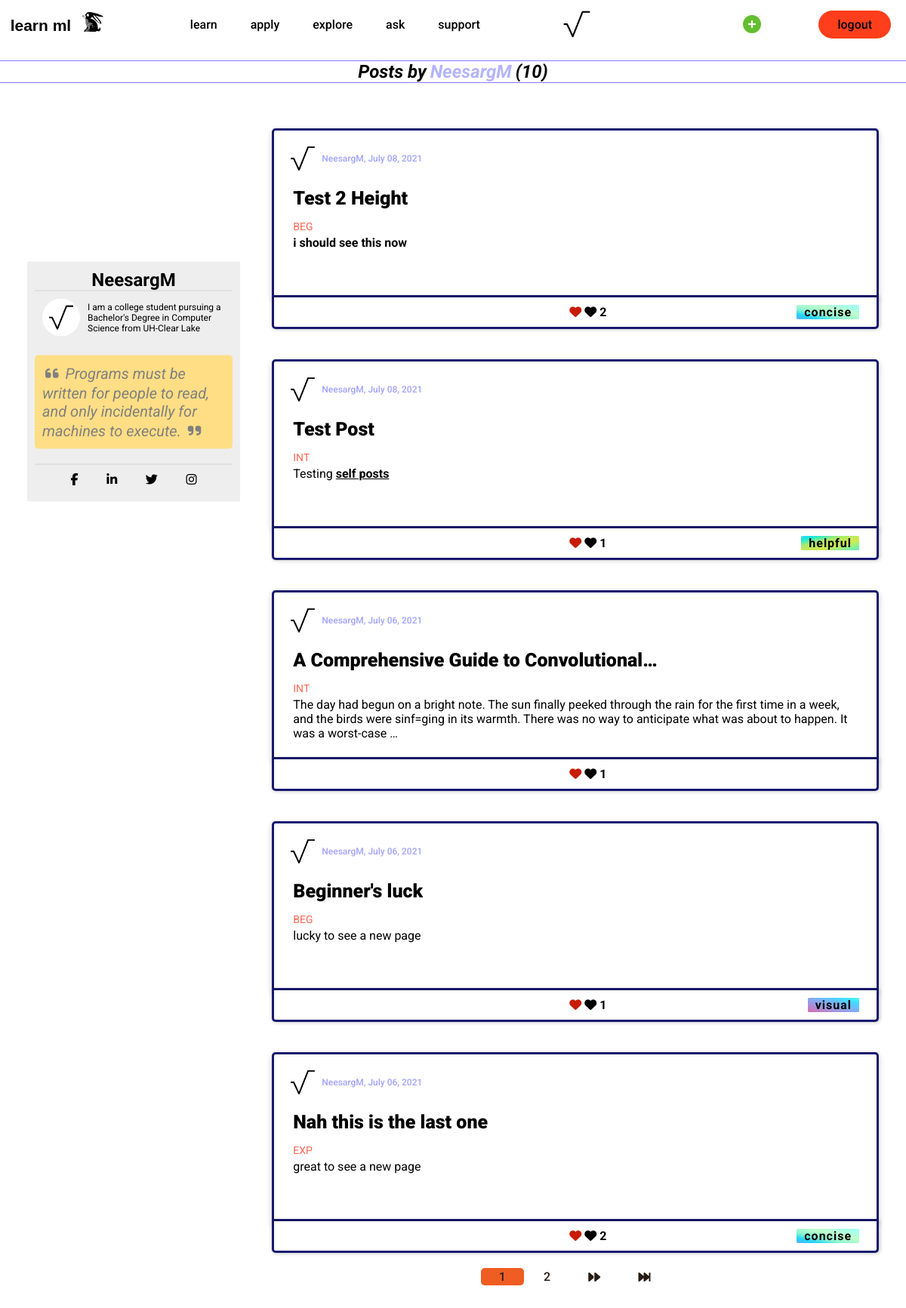
Screenshot of /explore/user/NeesargM (signed in) with the database file from the repository.
### users/models.py (models this page shows, shortened)
class Profile(models.Model):
	user = models.OneToOneField(User, on_delete=models.CASCADE)
	bio = models.CharField(blank=True, max_length=100, default='')
	quote = models.CharField(blank=True, max_length=1000, default='')
	image = models.ImageField(default='default.jpg', upload_to='profile_pics')
	fb_link = models.URLField(blank=True, max_length=100, default='#')
	linkedin_link = models.URLField(blank=True, max_length=100, default='#')
	twitter_link = models.URLField(blank=True, max_length=100, default='#')
	insta_link = models.URLField(blank=True, max_length=100, default='#')

### explore/models.py (models this page shows, shortened)
class Post(models.Model):
	title = models.CharField(max_length=100)
	content = HTMLField()
	date_posted = models.DateTimeField(default=timezone.now)
	author = models.ForeignKey(User, on_delete=models.CASCADE)
	POST_AUDIENCE = [
        ('BEG', 'Beginner'),
        ('INT', 'Intermediate'),
        ('EXP', 'Expert'),
    ]
	audience = models.CharField(max_length=3, choices=POST_AUDIENCE, default='BEG',)
	likes = models.ManyToManyField(User, default=None, blank=True, related_name='likes')
	helpfuls = models.ManyToManyField(User, default=None, blank=True, related_name='helpfuls')
	visual_likes = models.ManyToManyField(User, default=None, blank=True, related_name='visual_likes')
	concise_likes = models.ManyToManyField(User, default=None, blank=True, related_name='concise_likes')

### explore/views.py (the view)
# urls.py: path('user/<str:username>', UserPostListView.as_view(), name='user-posts'),
class UserPostListView(ListView):
	model = Post
	template_name = 'explore/user_posts.html'
	context_object_name = 'posts'
	paginate_by = 5
	def get_queryset(self):
		user = get_object_or_404(User, username=self.kwargs.get('username'))
		return self.model.objects.filter(author=user).order_by('-date_posted')

### explore/templates/explore/user_posts.html (shortened to what this page needs)
{% extends "explore/base.html" %}
{% load humanize %}
{% block section %}
<div class="user-posts-title-container">
	<h2 class="more-user-posts-h2">
		Posts by <span id='user-name-h2'> {{ view.kwargs.username }} </span> ({{ page_obj.paginator.count }})
	</h2>
</div>
<div class="posts-bio-container">
	<div class="user-bio-quote">
		<h2 class="user-greeting-h2">{{ view.kwargs.username }}</h2>
		<div class="user-bio-pic">
			<img class="small-prof-pic" src="{{ user.profile.image.url }}">
			<p>
				{{ posts.0.author.profile.bio }}
			</p>
		</div>
		<div class="user-quote">
			<p class="quote-p">
				<i class="fas fa-quote-left"></i>
				{{ posts.0.author.profile.quote }}
				<i class="fas fa-quote-right"></i>
			</p>
		</div>
		<div class="user-socials">
			<a href="{{ posts.0.author.profile.fb_link }}" target="_blank">
				<i class="fab fa-facebook-f"></i>
			</a>
			<a href="{{ posts.0.author.profile.linkedin_link }}" target="_blank">
				<i class="fab fa-linkedin-in"></i>
			</a>
			<a href="{{ posts.0.author.profile.twitter_link }}" target="_blank">
				<i class="fab fa-twitter"></i>
			</a>
			<a href="{{ posts.0.author.profile.insta_link }}" target="_blank">
				<i class="fab fa-instagram"></i>
			</a>
		</div>
	</div>
	<div class="posts-container">
		{% for post in posts %}
		<div class="post-card-up">
			<div class="pic-name-date-up">
				<img class="small-prof-pic" src="{{ post.author.profile.image.url }}">
				<p class="post-author-and-date-up">
					<a class="post-author-and-date-up" href="{% url 'user-posts' post.author.username %}">{{ post.author }}, {{ post.date_posted|date:"N d, Y" }}</a>
				</p>
			</div>
			<div class="post-title-up">
				<h2><a class="post-title-link-up" href="{% url 'post-detail' post.id post.title %}">{{ post.title|truncatechars:39 }}</a></h2>
			</div>
			<div class="post-audience-up-div">
				<p class="post-audience-up">{{ post.audience }}</p>
			</div>
			<div class=post-content-container-up>
				<p class="post-content-up">{{ post.content|truncatewords_html:45|safe }}
				</p>
			</div>
		</div>
		{% if user.is_authenticated %}
		<div class="readability-card-up">
			<div class="like-card-container">
				<form action="{% url 'like-post' %}" method="POST" class="like-form" id="{{ post.id }}">
					<button type="submit" class="like-btn{{ post.id }}">
						{% if user not in post.likes.all %}
							<i id="heart-ic" class="far fa-heart"></i>
						{% else %}
							<i id="empty-heart-ic" class="fas fa-heart"></i>
						{% endif %}
					</button>
					<span><i id="heart-ic-sp" class="fas fa-heart"></i></span>
					<span class="like-count{{ post.id }}">{{ post.likes.count|intcomma }}</span>
				</form>
			</div>
			<div class="attr-text-container">
				{% if post.helpfuls.count == post.visual_likes.count and post.helpfuls.count == post.concise_likes.count %}
					<p class='h-text'> &nbsp; helpful &nbsp;</p>
				{% elif post.helpfuls.count > post.visual_likes.count and post.helpfuls.count > post.concise_likes.count %}
					<p class='h-text'> &nbsp; helpful &nbsp; </p>
				{% elif post.visual_likes.count > post.helpfuls.count and post.visual_likes.count > post.concise_likes.count %}
					<p class='v-text'> &nbsp; visual &nbsp; </p>
				{% elif post.concise_likes.count > post.visual_likes.count and post.concise_likes.count > post.helpfuls.count %}
					<p class='c-text'> &nbsp; concise &nbsp; </p>
				{% elif post.concise_likes.count == post.visual_likes.count %}
					<p class='v-text'> &nbsp; visual &nbsp; </p>
				{% endif %}
			</div>
		</div>
		{% endif %}
		{% endfor %}
		<div class="pagination-container-up">
			{% if is_paginated %}
				{% for num in page_obj.paginator.page_range %}
					{% if page_obj.number == num %}
						<a class='page-current-link' href="?page={{ num }}">{{ num }}</a>
					{% elif num > page_obj.number|add:'-3' and num < page_obj.number|add:'3' %}
						<a class='page-around-link' href="?page={{ num }}">{{ num }}</a>
					{% endif %}
				{% endfor %}
				{% if page_obj.has_next %}
					<a class='page-next-link' href="?page={{ page_obj.next_page_number }}">
						<i id="ff" class="fas fa-forward"></i></a>
					<a class='page-last-link' href="?page={{ page_obj.paginator.num_pages }}"><i id="ff" class="fas fa-fast-forward"></i></a>
				{% endif %}
			{% endif %}
		</div>
	</div>
</div>
{% endblock section %}

### explore/templates/explore/base.html (shortened to what this page needs)
{% load static %}
{% load humanize %}
<!DOCTYPE html>
	<head>
		<link rel="stylesheet" type="text/css" href="{% static 'css/explore_home.css' %}">
	</head>
	<body>
		<section>
			<header>
				<a href="/">
					<img class="logo" src="{% static 'images/logo.svg' %}" alt="logo">
				</a>
				<nav class="navbar">
					<ul class="nav_links">
						<li>
							<a href="/#down">learn</a>
						</li>
						<li>
							<a href="#">apply</a>
						</li>
						<li>
							<a href="/explore">explore</a>
						</li>
						<li>
							<a href="#">ask</a>
						</li>
						<li>
							<a href="#">support</a>
						</li>
					</ul>
				</nav>
				{% if user.is_authenticated %}
				<a class="cta" href="{% url 'profile' %}">
					<img class="round-account-img-p" src="{{ user.profile.image.url }}" alt="{{ user|make_list|first }}">
				</a>
				<a class="cta" href="{% url 'post-create' %}">
					<i id="post-create-link" class="fas fa-plus-circle"></i>
				</a>
				<a class="cta" href="{% url 'logout' %}">
					<button class="logoutButton">logout</button>
				</a>
				{% else %}
				<a class="cta" href="{% url 'login' %}">
					<button class="loginButton">login</button>
				</a>
				{% endif %}
			</header>
		</section>
		{% block section %} {% endblock %}
	</body>

### rows the page displays
Post: author.bio "I am a college student pursuing a Bachelor's Degree in Computer Science from UH-Clear Lake", author.quote "Programs must be written for people to read, and only incidentally for machines to execute.", author.profile.image (picture), author "NeesargM", date_posted "July 08, 2021", title "Test 2 Height", audience "BEG", content "i should see this now", likes.count "2", shows "concise"
Post: author.profile.image (picture), author "NeesargM", date_posted "July 08, 2021", title "Test Post", audience "INT", content "Testing self posts", likes.count "1", shows "helpful"
Post: author.profile.image (picture), author "NeesargM", date_posted "July 06, 2021", title "A Comprehensive Guide to Convolutional…", audience "INT", content "The day had begun on a bright note. The sun finally peeked through the rain for the first time in a week, and the birds were sinf=ging in its warmth. There was no way to anticipate what was about to happen. It was a worst-case …", likes.count "1"
Post: author.profile.image (picture), author "NeesargM", date_posted "July 06, 2021", title "Beginner's luck", audience "BEG", content "lucky to see a new page", likes.count "1", shows "visual"
Post: author.profile.image (picture), author "NeesargM", date_posted "July 06, 2021", title "Nah this is the last one", audience "EXP", content "great to see a new page", likes.count "2", shows "concise"

### other values shown
{{ view.kwargs.username }} "NeesargM"
{{ page_obj.paginator.count }} "10"
{{ num }} "1"
{{ num }} "2"
